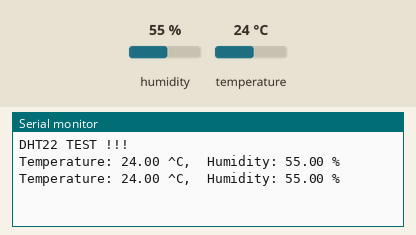
Recording of a sketch running on a simulated ESP8266 (NodeMCU). Shown: the last lines printed to the serial monitor. The test bench sets the inputs (shaded band); at power-on: humidity 55 %, temperature 24 °C.

Above: at 6.8 s.
6.9 s: humidity set to 22 %
At 9.8 s:
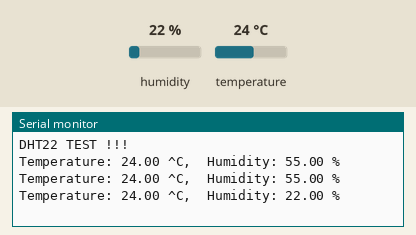
11.4 s: temperature set to 12 °C
At 13.4 s:
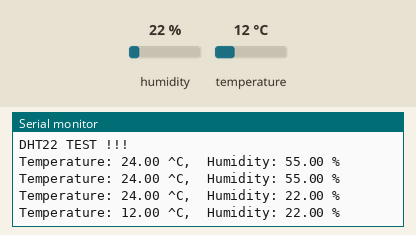
15.9 s: humidity set to 40 %
At 18.4 s:
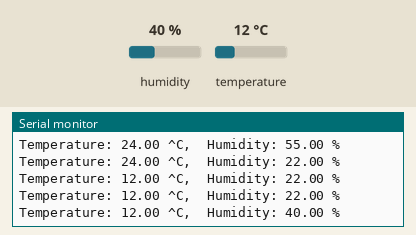
Timing chart, 0 to 19.9 s (numbered marks = the images above; inputs shaded):
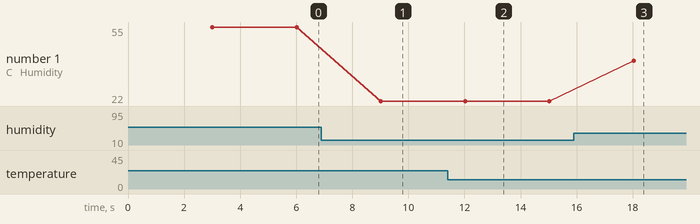

The sketch:

sketh_sep15c.ino
```cpp
#include <OLEDDisplay.h>
#include <OLEDDisplayFonts.h>
#include <OLEDDisplayUi.h>
#include <SH1106.h>
#include <SH1106Brzo.h>
#include <SH1106Spi.h>
#include <SH1106Wire.h>
#include <SSD1306.h>
#include <SSD1306Brzo.h>
#include <SSD1306Spi.h>
#include <SSD1306Wire.h>

#include <OLEDDisplay.h>
#include <OLEDDisplayFonts.h>
#include <OLEDDisplayUi.h>
#include <SH1106.h>
#include <SH1106Brzo.h>
#include <SH1106Spi.h>
#include <SH1106Wire.h>
#include <SSD1306.h>
#include <SSD1306Brzo.h>
#include <SSD1306Spi.h>
#include <SSD1306Wire.h>

#include "DHT.h"
#define DHTPIN  16       // Data 핀 설정
#define DHTTYPE DHT22   // 센서종류 설정

DHT dht(DHTPIN, DHTTYPE, 15);  // DHT 센서 설정

void setup() {
Serial.begin(9600);
Serial.println("DHT22 TEST !!!");

  dht.begin();
}

void loop() {
delay(3000);
  float t = dht.readTemperature();
  float h = dht.readHumidity();

  if (isnan(t) || isnan(h)) {
    Serial.println("Failed to read from DHT");
  } else {
    Serial.print("Temperature: ");
    Serial.print(t);
    Serial.print(" ^C,\t");
    Serial.print("Humidity: ");
    Serial.print(h);
    Serial.println(" %");
  }
}
```

Measured:
- after the input at 6.9 s, the serial monitor: prints a new line after 2.1 s (image 1)
- after the input at 11.4 s, the serial monitor: prints a new line after 0.62 s (image 2)
- after the input at 15.9 s, the serial monitor: prints a new line after 2.1 s (image 3)
- plotted number 1: 55 → 22 after the input at 6.9 s, 22 → 40 after the input at 15.9 s
